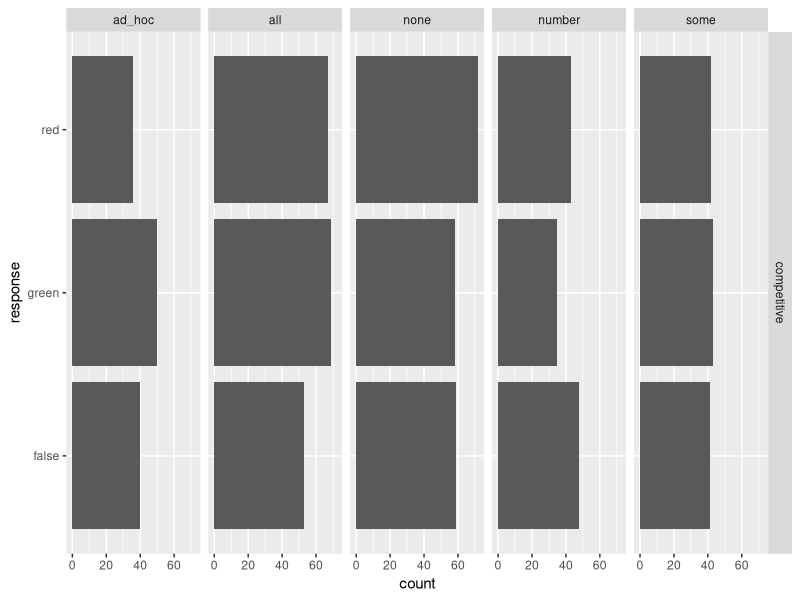
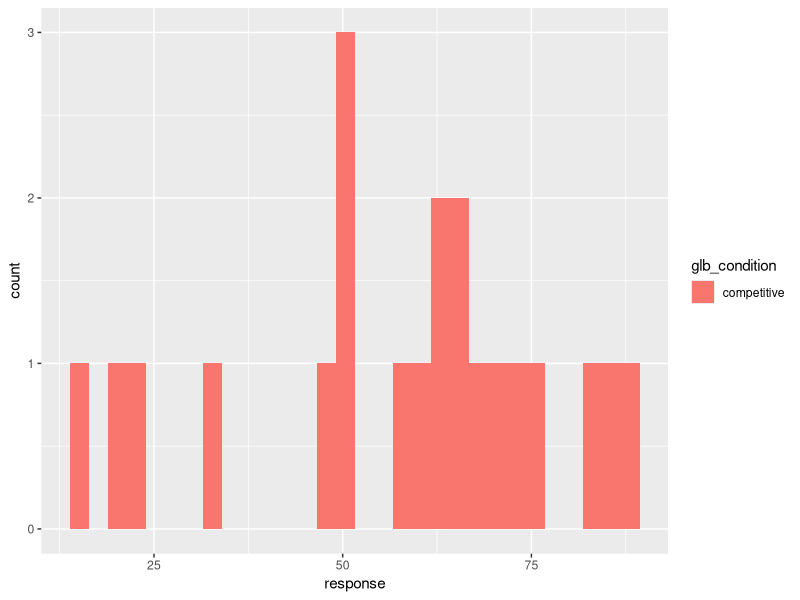
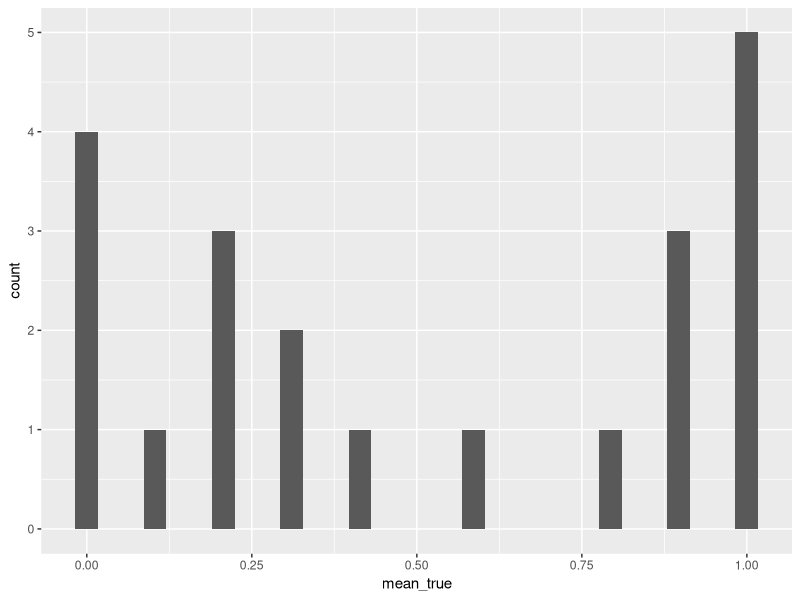
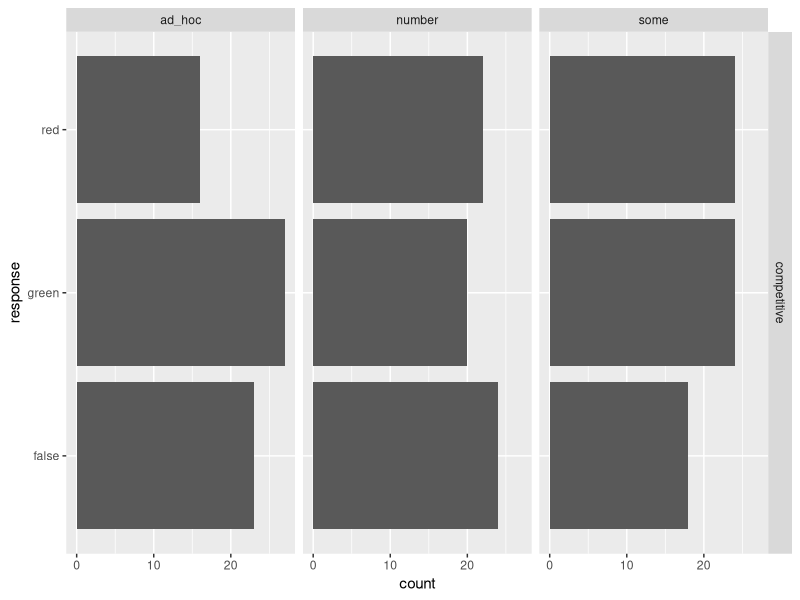
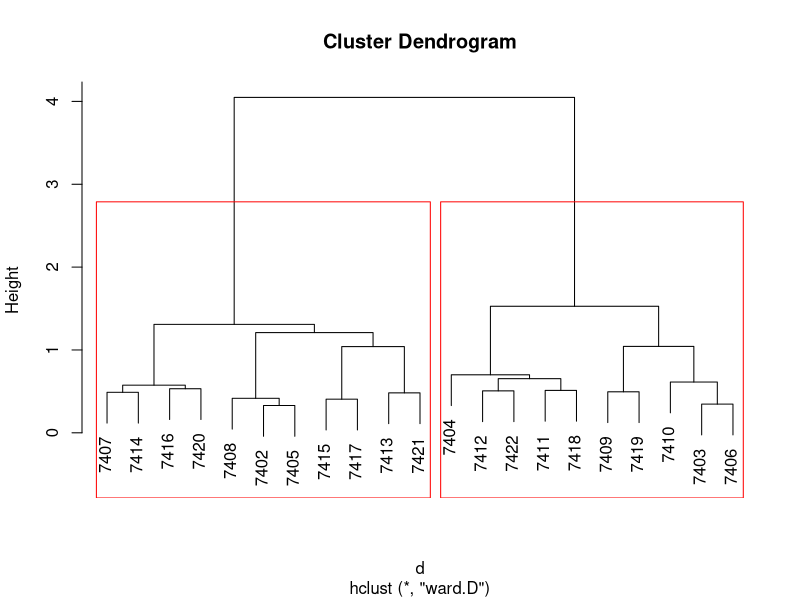
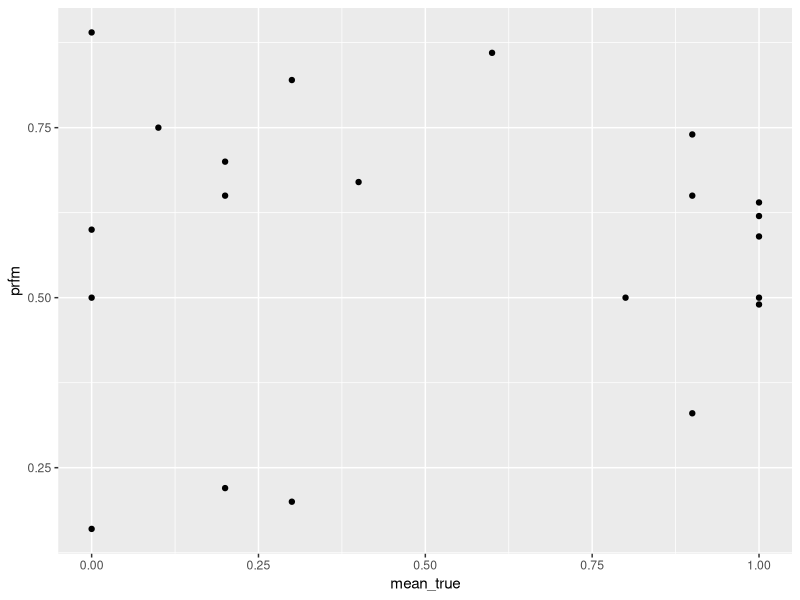

These figures' R source, in order:
library(tidyverse)
library(magrittr)

d = read_csv('data/05_sentence_selection/data_raw.csv') %>% 
  filter(! prolific_id %in% c("TESTMF"))

d$prolific_id %>% unique() %>% sort

# bonus payment string

# tibble(string = filter(d, startTime > 1.5538e+12) %>% pull(prolific_id) %>% unique() %>% paste0(",0.75")) %>% 
#   write_csv("~/Desktop/bonus_payments.csv")

# check comments
d$comments %>% unique

# check colorblindness

# color_blindness_failures = filter(d, trial_type == "color_blindness_test") %>%
#   select(prolific_id, correct, response) %>%
#   mutate(correct = ifelse(correct == response,1,0)) %>%
#   group_by(prolific_id) %>%
#   summarize(mean_correct = mean(correct)) %>%
#   filter(mean_correct < 1) %>%
#   pull(prolific_id)
# 
# d = filter(d, ! prolific_id %in% color_blindness_failures) %>% View
# 
# message("Number of failures on color blindness test: ", length(color_blindness_failures))

# comprehension checks

filter(d, trial_type == "comprehension_test") 

# sentence completion

filter(d, trial_type == "sentence_completion") %>% 
  select(prolific_id, condition, glb_condition, condition, response) %>% 
  ggplot(aes(x = response)) + geom_bar() +
  facet_grid(glb_condition~condition) + coord_flip()

# performance rating

filter(d, trial_type == "performance_rating") %>% 
  mutate(response = as.numeric(response)) %>% 
  ggplot(aes(x = response, fill = glb_condition)) + geom_histogram()

# TVJ

d_tvj = filter(d, trial_type == "truth_value_judgements") %>% 
  mutate(response = ifelse(response == "true", 1, 0))

d_summary = d_tvj %>% group_by(trigger, condition) %>% 
  summarize(mean_true = mean(as.numeric(response))) %>% arrange(condition)

d_summary_id = d_tvj %>% group_by(submission_id, trigger, condition) %>% 
  summarize(mean_true = mean(response)) %>% arrange(submission_id) %>% 
  filter(condition == "implicature") 

d_summary_id_imp = d_summary_id %>% filter(trigger != "number") %>% 
  group_by(submission_id) %>% 
  summarize(mean_true = mean(mean_true)) 

d_summary_id_imp %>% 
  ggplot(aes(x = mean_true)) + geom_histogram()
  
message("Number of pragmatic responders: ", sum(d_summary_id_imp$mean_true < 0.5))

# look at pragmatic responders

filter(d, submission_id %in% (filter(d_summary_id_imp, mean_true < 0.5) %>% pull(submission_id ))) %>% 
  filter(trial_type == "sentence_completion", ! condition %in% c("all", "none")) %>% 
  select(prolific_id, condition, glb_condition, condition, response) %>% 
  ggplot(aes(x = response)) + geom_bar() +
  facet_grid(glb_condition~condition) + coord_flip()

# look at patterns in everyone's answers

d_summary_id_completion = filter(d, trial_type == "sentence_completion") %>% 
  group_by(submission_id, condition) %>% 
  summarize(
    red = sum(response == "red")/n()
    # fls = sum(response == "false")/n()
    ) %>% 
  gather(key = response, value = proportion, red) %>% 
  mutate(combined = paste0(response, "_", condition)) %>% 
  select(-condition, - response) %>% 
  spread(key = combined, value = proportion)

d_summary_id_perfomance = filter(d, trial_type == "performance_rating") %>% 
  mutate(prfm = as.integer(response) / 100) %>% 
  select(submission_id, prfm)

d_id = full_join(
  d_summary_id_imp, 
  d_summary_id_perfomance, 
  by = "submission_id"
  ) %>% full_join(d_summary_id_completion, 
                  by = "submission_id")

# clustering (https://www.statmethods.net/advstats/cluster.html)

mydata = as.matrix(d_id[,-1])
rownames(mydata) = d_id %>% pull(submission_id)

d <- dist(mydata, method = "euclidean") # distance matrix
fit <- hclust(d, method="ward") 
plot(fit) # display dendogram
groups <- cutree(fit, k=2) # cut tree into 5 clusters
# draw dendogram with red borders around the 5 clusters 
rect.hclust(fit, k=2, border="red")



#################
library(mclust)
fit <- Mclust(mydata)
# plot(fit) # plot results 
summary(fit) # display the best model

#################

d_id$group = fit$classification

# filter(d_id, group == 1) %>% select(-group) %>% 
#   gather(-submission_id, key = dimension, value = value) %>% 
#   ggplot(aes(x = dimension, y = value)) + geom_bar(stat = "identity") + 
#   facet_grid(submission_id ~.)
# 
# filter(d_id, group == 2) %>% select(-group) %>% 
#   gather(-submission_id, key = dimension, value = value) %>% 
#   ggplot(aes(x = dimension, y = value)) + geom_bar(stat = "identity") + 
#   facet_grid(submission_id ~.)

ggplot(d_id, aes(x = mean_true, y = prfm)) + geom_point()


d_id %<>% 
  mutate(prfm_group = ifelse(abs(prfm - 0.5) < 0.05, "fatalist", 
                             ifelse(prfm > 0.5, "optimist", "pessimist")),
         sem_group = ifelse(abs(mean_true - 0.5) < 0.05, "uncertain",
                            ifelse(mean_true > 0.5, "semantic", "pragmatic")))
with(d_id, table(prfm_group, sem_group))

d_id %>% group_by(prfm_group, sem_group) %>% 
  summarize(mean_red_some = mean(red_some),
            mean_red_ad_hoc = mean(red_ad_hoc),
            mean_red_number = mean(red_number))
